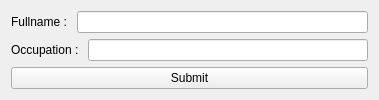
<?xml version="1.0" encoding="UTF-8"?>
<ui version="4.0">
 <class>Widget</class>
 <widget class="QWidget" name="Widget">
  <property name="geometry">
   <rect>
    <x>0</x>
    <y>0</y>
    <width>379</width>
    <height>100</height>
   </rect>
  </property>
  <property name="windowTitle">
   <string>Form</string>
  </property>
  <layout class="QVBoxLayout" name="verticalLayout">
   <item>
    <layout class="QHBoxLayout" name="horizontalLayout">
     <item>
      <widget class="QLabel" name="label">
       <property name="text">
        <string>Fullname : </string>
       </property>
      </widget>
     </item>
     <item>
      <widget class="QLineEdit" name="full_name_line_edit"/>
     </item>
    </layout>
   </item>
   <item>
    <layout class="QHBoxLayout" name="horizontalLayout_2">
     <item>
      <widget class="QLabel" name="label_2">
       <property name="text">
        <string>Occupation : </string>
       </property>
      </widget>
     </item>
     <item>
      <widget class="QLineEdit" name="occupation_line_edit"/>
     </item>
    </layout>
   </item>
   <item>
    <widget class="QPushButton" name="submit_button">
     <property name="text">
      <string>Submit</string>
     </property>
    </widget>
   </item>
  </layout>
 </widget>
 <resources/>
 <connections/>
</ui>
